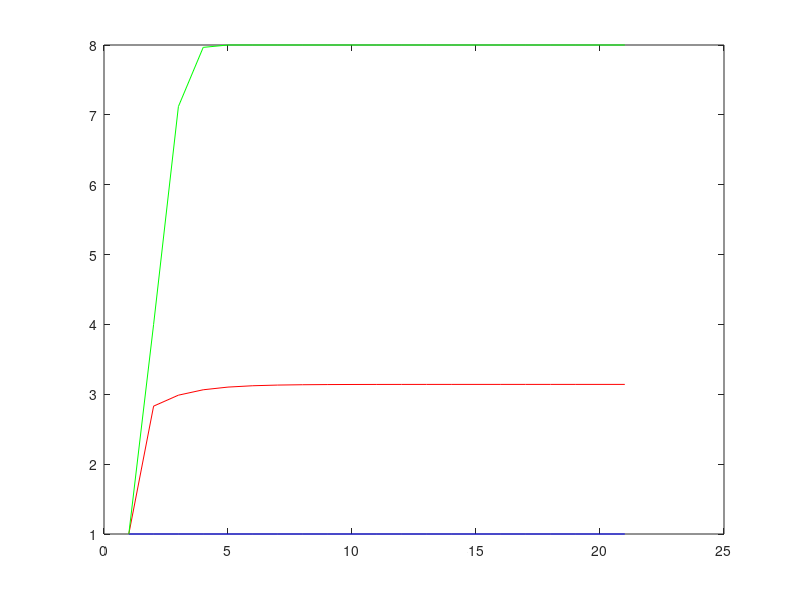

MATLAB code to generate this figure:
function HP
  A = [0 1; -1 0];
  x0 = [1; 0];

  res = trapez(x0, 0.1, 100, A);
  first = res(1,:);
  second = res(2,:);
  hold off
  %subplot(2,1,1)
  %plot(0:0.1:10, first, 'b')
  %hold on
  %plot(0:0.1:10, second, 'r')

  dres = [];
  for i=1:length(res)
      d = A * res(:,i);
      dres = [dres d];
  end

  %plot(0:0.1:10, sqrt(dres(1,:).^2 + dres(2,:).^2))
  %subplot(2,1,2)

  N = 20;
  n = newton(1, @(x) cos(x), @(x) -sin(x), -1, N)
  plot(n, 'r')

  hold on
  n = newton(1, @(x) atan(x), @(x) (1/(x^2 + 1)), pi/4.0, N)
  plot(n, 'b')

  n = newton(1, @(x) x^(1/3), @(x) (x^(-2/3))/3.0, 2, N)
  plot(n, 'g')
end

function xs = trapez(x0, tau, N, A)
  xs = [ x0 ];
  E = eye(size(A));
  for k = 1:N
    T1 = E + (tau/2.0)*A;
    T2 = inv(E - (tau/2.0)*A);
    
    x = xs(:,k) \ (T1 * T2);

    xin = [x(1); x(2)];
    xs = [xs xin];
  end
end

function xs = newton(x0, f, df, y, N)
  xs = [ x0 ];

  for k = 1:N
      xk = xs(k);
      x = xk - ( (f(xk) - y)/df(xk) );
      xs = [xs x];
  end
end
